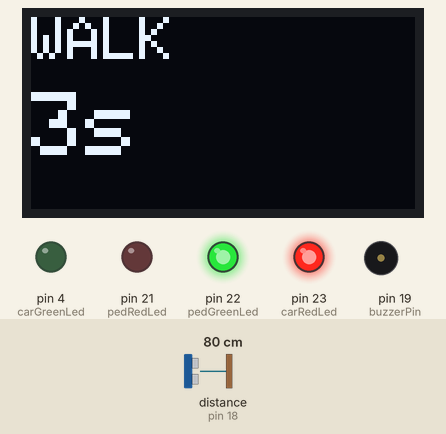
The sketch below on a simulated Arduino Mega 2560, built with avr-gcc and run on an emulated ATmega2560. On the bench: 128×64 one-colour display, output pins drawn as LEDs (lit = HIGH), buzzer (waves = sounding, pin HIGH). Wiring (inferred from the names in the program): ultrasonic range finder: trigger pin 5; echo pin 18. The inputs (shaded band) are chosen by the test bench; at power-on: distance to the obstacle (sensor on pin 18) 80 cm. The echo pulse lasts 58.3 µs per cm; pins used as bus, display or sensor lines are not drawn; what the sketch prints to the serial monitor is not drawn.

Above: at 16.6 s.
16.7 s: distance to the obstacle (sensor on pin 18) set to 120 cm
At 21.0 s:
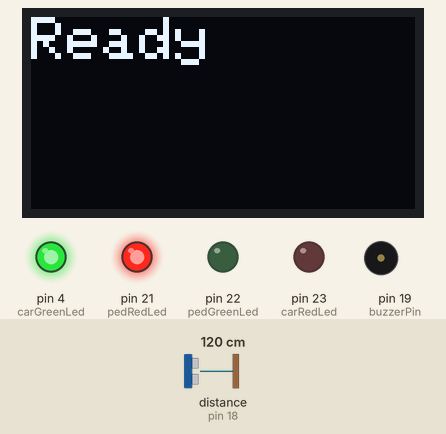
32.1 s: distance to the obstacle (sensor on pin 18) set to 108 cm
47.5 s: distance to the obstacle (sensor on pin 18) set to 100 cm
At 48.29 s:
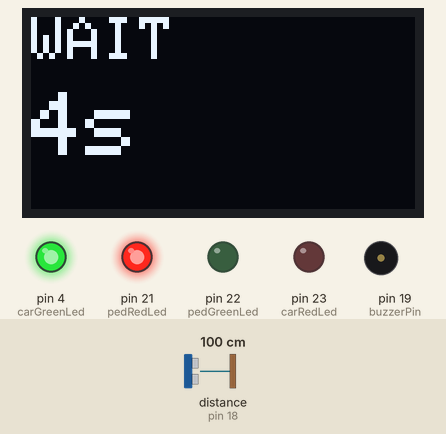
At 48.72 s:
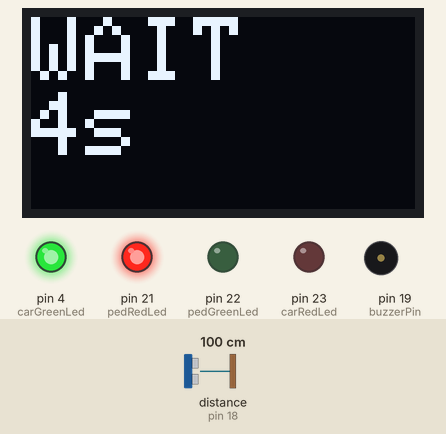
Timing chart, 0 to 74.5 s (numbered marks = the images above; inputs shaded):
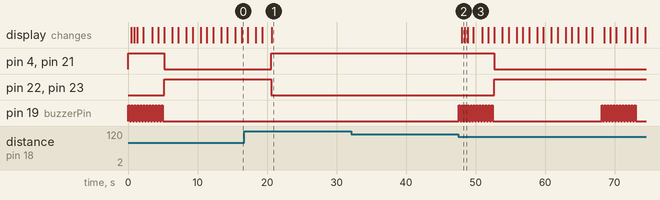

Measured:
- the behaviour switches between 103 and 102 cm on distance to the obstacle (sensor on pin 18) (found by bisection; images 1 and 2)
- after the input at 16.7 s, pin 4 (carGreenLed), pin 21 (pedRedLed): LOW → HIGH after 3.9 s; pin 22 (pedGreenLed), pin 23 (carRedLed): HIGH → LOW after 3.9 s; pin 19 (buzzerPin): stops changing and stays LOW; the display: first differs from a run without the input after 3.9 s (image 1)
- after the input at 32.1 s, every drawn part: stays the same
- after the input at 47.5 s, pin 4 (carGreenLed), pin 21 (pedRedLed): HIGH → LOW after 5.2 s
- by itself, pin 19 (buzzerPin): alternates HIGH for 0.20 s and LOW for 0.23 s, 24 changes in all, then stays LOW
- what the display in image 2 shows lasts 0.4 s, from 48.0 s to 48.4 s

The sketch:

Early_Concept.ino
```cpp
#include <Wire.h>
#include <Adafruit_SSD1306.h>

// OLED 설정
#define SCREEN_WIDTH 128
#define SCREEN_HEIGHT 64
#define OLED_RESET -1
Adafruit_SSD1306 display(SCREEN_WIDTH, SCREEN_HEIGHT, &Wire, OLED_RESET);

// 핀 정의
const int trigPin = 5;
const int echoPin = 18;
const int buzzerPin = 19;
const int pedRedLed = 21;
const int pedGreenLed = 22;
const int carRedLed = 23;
const int carGreenLed = 4;

// 감지 및 신호 시간 설정
const long detectDistanceCm = 100;  // 감지 거리 기준 (cm)
const int warningDuration = 5000;   // 부저 경고 시간 (ms)
const int walkDuration = 15000;     // 보행자 신호 지속 시간 (ms)

void setup() {
  Serial.begin(115200);

  // 핀 모드 설정
  pinMode(trigPin, OUTPUT);
  pinMode(echoPin, INPUT);
  pinMode(buzzerPin, OUTPUT);
  pinMode(pedRedLed, OUTPUT);
  pinMode(pedGreenLed, OUTPUT);
  pinMode(carRedLed, OUTPUT);
  pinMode(carGreenLed, OUTPUT);

  // 초기 신호등 상태 (차량 녹색, 보행자 적색)
  digitalWrite(carGreenLed, HIGH);
  digitalWrite(carRedLed, LOW);
  digitalWrite(pedRedLed, HIGH);
  digitalWrite(pedGreenLed, LOW);
  digitalWrite(buzzerPin, LOW);

  // OLED 초기화
  if(!display.begin(SSD1306_SWITCHCAPVCC, 0x3C)) {
    Serial.println(F("OLED init failed"));
    while(true);
  }
  display.clearDisplay();
  display.setTextSize(2);
  display.setTextColor(SSD1306_WHITE);
  display.setCursor(0, 0);
  display.println("Ready");
  display.display();
}

long measureDistance() {
  // 초음파 거리 측정 함수
  digitalWrite(trigPin, LOW);
  delayMicroseconds(2);
  digitalWrite(trigPin, HIGH);
  delayMicroseconds(10);
  digitalWrite(trigPin, LOW);

  long duration = pulseIn(echoPin, HIGH, 30000); // 최대 30ms 대기
  long distanceCm = duration * 0.034 / 2;
  return distanceCm;
}

void loop() {
  long distance = measureDistance();
  Serial.print("Distance: ");
  Serial.print(distance);
  Serial.println(" cm");

  if(distance > 0 && distance <= detectDistanceCm) {
    // 보행자 감지됨
    warningPhase();
    walkPhase();
  } else {
    // 보행자 미감지 상태, 기본 신호 유지
    defaultPhase();
  }
  delay(200);
}

void warningPhase() {
  unsigned long startTime = millis();
  while(millis() - startTime < warningDuration) {
    // 부저 켜고 끄기 (경고음)
    digitalWrite(buzzerPin, HIGH);
    delay(200);
    digitalWrite(buzzerPin, LOW);
    delay(200);

    // OLED에 "WAIT" 표시 및 남은 시간 표시
    display.clearDisplay();
    display.setCursor(0, 0);
    display.println("WAIT");
    int remain = (warningDuration - (millis() - startTime)) / 1000;
    display.setTextSize(3);
    display.setCursor(0, 25);
    display.print(remain);
    display.print("s");
    display.display();
  }
}

void walkPhase() {
  unsigned long startTime = millis();

  // 신호 전환: 차량 빨강, 보행자 초록, 부저 끔
  digitalWrite(carGreenLed, LOW);
  digitalWrite(carRedLed, HIGH);
  digitalWrite(pedRedLed, LOW);
  digitalWrite(pedGreenLed, HIGH);
  digitalWrite(buzzerPin, LOW);

  while(millis() - startTime < walkDuration) {
    // OLED에 "WALK" 표시 및 남은 시간 표시
    display.clearDisplay();
    display.setTextSize(2);
    display.setCursor(0, 0);
    display.println("WALK");
    int remain = (walkDuration - (millis() - startTime)) / 1000;
    display.setTextSize(3);
    display.setCursor(0, 25);
    display.print(remain);
    display.print("s");
    display.display();
    delay(200);
  }
}

void defaultPhase() {
  // 기본 신호: 차량 녹색, 보행자 적색
  digitalWrite(carGreenLed, HIGH);
  digitalWrite(carRedLed, LOW);
  digitalWrite(pedRedLed, HIGH);
  digitalWrite(pedGreenLed, LOW);
  digitalWrite(buzzerPin, LOW);

  // OLED에 기본 대기 상태 표시
  display.clearDisplay();
  display.setTextSize(2);
  display.setCursor(0, 0);
  display.println("Ready");
  display.display();
}
```
